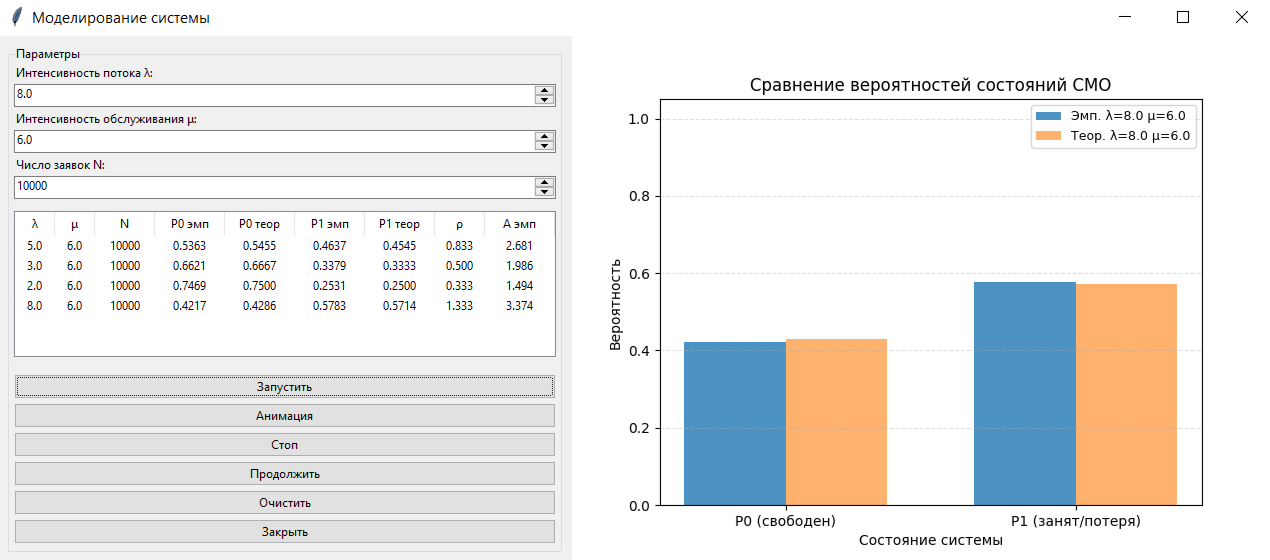

The script that drew this image:
import tkinter as tk
from tkinter import ttk
import numpy as np
import matplotlib.pyplot as plt
from matplotlib.backends.backend_tkagg import FigureCanvasTkAgg

NUMB = 100
DELAY = 20

class MM1App:
    def __init__(self, main):
        self.main = main
        self.main.title("Моделирование системы")
        self._anim_id = None
        self._anim_running = False
        self._anim_paused = False
        self._anim_idx = 0
        self._arr_times = None
        self._svc_times = None
        self._N_anim = 0
        self._lam_anim = 1.0
        self._mu_anim = 1.0
        self._srv_free = 0.0
        self._accepted = 0
        self._rejected = 0

        self.params = ttk.LabelFrame(main, text="Параметры")
        self.params.pack(side=tk.LEFT, fill=tk.Y, padx=10, pady=10)

        self.lambda_var = self.add_spin("Интенсивность потока λ:", 0.1, 100.0, 0.5, 5.0)
        self.mu_var = self.add_spin("Интенсивность обслуживания μ:", 0.1, 100.0, 0.5, 6.0)
        self.N_var = self.add_spin("Число заявок N:", 100, 1_000_000, 1000, 10_000)

        cols = ("lambda", "mu", "N", "p0_emp", "p0_th", "p1_emp", "p1_th", "rho", "A_emp")
        self.table = ttk.Treeview(self.params, columns=cols, show="headings", height=6)
        for col, text, width in [
            ("lambda", "λ", 40),
            ("mu", "μ", 40),
            ("N", "N", 60),
            ("p0_emp", "P0 эмп", 70),
            ("p0_th", "P0 теор", 70),
            ("p1_emp", "P1 эмп", 70),
            ("p1_th", "P1 теор", 70),
            ("rho", "ρ", 50),
            ("A_emp", "A эмп", 70),
        ]:
            self.table.heading(col, text=text)
            self.table.column(col, width=width, anchor="center", stretch=False)
        self.table.pack(pady=10, padx=4)

        bf = ttk.Frame(self.params)
        bf.pack(fill="x", pady=5, padx=4)
        ttk.Button(bf, text="Запустить", command=self.run_simulation).pack(fill="x", pady=2)
        ttk.Button(bf, text="Анимация", command=self.start_animation).pack(fill="x", pady=2)
        ttk.Button(bf, text="Стоп", command=self.pause_animation).pack(fill="x", pady=2)
        ttk.Button(bf, text="Продолжить", command=self.resume_animation).pack(fill="x", pady=2)
        ttk.Button(bf, text="Очистить", command=self.clear_all).pack(fill="x", pady=2)
        ttk.Button(bf, text="Закрыть", command=self.main.destroy).pack(fill="x", pady=2)

        self.fig, self.ax = plt.subplots(figsize=(7, 5))
        self._reset_axes()
        self.canvas = FigureCanvasTkAgg(self.fig, master=main)
        self.canvas.get_tk_widget().pack(side=tk.RIGHT, fill=tk.BOTH, expand=True)

    def add_spin(self, label, start, end, step, default):
        ttk.Label(self.params, text=label).pack(anchor="w", padx=4)
        var = tk.DoubleVar(value=default)
        ttk.Spinbox(self.params, from_=start, to=end, increment=step, textvariable=var).pack(fill="x", padx=4, pady=2)
        return var

    def _reset_axes(self):
        self.ax.cla()
        self.ax.set_xlabel("Состояние системы")
        self.ax.set_ylabel("Вероятность")
        self.ax.set_title("Сравнение вероятностей состояний СМО")
        self.ax.grid(axis="y", linestyle="--", alpha=0.4)

    @staticmethod
    def simulate(lam, mu, n_requests):
        inter_arrivals = np.random.exponential(1.0 / lam, n_requests)
        service_times = np.random.exponential(1.0 / mu, n_requests)
        arrival_times = np.cumsum(inter_arrivals)

        server_free_time = 0.0
        accepted = 0
        rejected = 0

        for i in range(n_requests):
            t_arr = arrival_times[i]
            if t_arr >= server_free_time:
                accepted += 1
                server_free_time = t_arr + service_times[i]
            else:
                rejected += 1

        return accepted / n_requests, rejected / n_requests

    @staticmethod
    def _erlang(lam, mu):
        rho = lam / mu
        p0_th = 1.0 / (1.0 + rho)
        p1_th = rho / (1.0 + rho)
        return rho, p0_th, p1_th

    def _draw_bars(self, p0_emp, p1_emp, lam, mu, final=False):
        rho, p0_th, p1_th = self._erlang(lam, mu)
        self._reset_axes()

        labels = ["P0 (свободен)", "P1 (занят/потеря)"]
        x = np.arange(2)
        w = 0.35
        tag = f"λ={lam} μ={mu}"

        self.ax.bar(x - w / 2, [p0_emp, p1_emp], w, alpha=0.8, label=f"Эмп. {tag}")
        self.ax.bar(x + w / 2, [p0_th, p1_th], w, alpha=0.6, label=f"Теор. {tag}")
        self.ax.set_xticks(x)
        self.ax.set_xticklabels(labels)
        self.ax.set_ylim(0, 1.05)
        self.ax.legend(fontsize=9)

        if not final:
            self.ax.set_title(f"Анимация {self._anim_idx}/{self._N_anim}")
        self.canvas.draw()

    def run_simulation(self):
        self._stop_animation()
        lam = self.lambda_var.get()
        mu = self.mu_var.get()
        N = int(self.N_var.get())
        np.random.seed(42)
        p0_emp, p1_emp = self.simulate(lam, mu, N)
        self._finish(lam, mu, N, p0_emp, p1_emp)

    def _finish(self, lam, mu, N, p0_emp, p1_emp):
        rho, p0_th, p1_th = self._erlang(lam, mu)
        A_emp = lam * p0_emp
        self.table.insert("", tk.END, values=(
            f"{lam}", f"{mu}", f"{N}",
            f"{p0_emp:.4f}", f"{p0_th:.4f}",
            f"{p1_emp:.4f}", f"{p1_th:.4f}",
            f"{rho:.3f}", f"{A_emp:.3f}",
        ))
        self._draw_bars(p0_emp, p1_emp, lam, mu, final=True)

    def start_animation(self):
        self._stop_animation()
        lam = self.lambda_var.get()
        mu = self.mu_var.get()
        N = int(self.N_var.get())
        np.random.seed(42)
        self._arr_times = np.cumsum(np.random.exponential(1.0 / lam, N))
        self._svc_times = np.random.exponential(1.0 / mu, N)
        self._N_anim = N
        self._lam_anim = lam
        self._mu_anim = mu
        self._anim_idx = 0
        self._srv_free = 0.0
        self._accepted = 0
        self._rejected = 0
        self._anim_paused = False
        self._anim_running = True
        self._anim_tick()

    def pause_animation(self):
        if self._anim_running:
            self._anim_paused = True
            if self._anim_id is not None:
                self.main.after_cancel(self._anim_id)
                self._anim_id = None
            self._anim_running = False

    def resume_animation(self):
        if self._anim_paused and self._anim_idx < self._N_anim:
            self._anim_paused = False
            self._anim_running = True
            self._anim_tick()

    def _anim_tick(self):
        if not self._anim_running:
            return

        chunk_end = min(self._anim_idx + NUMB, self._N_anim)
        for i in range(self._anim_idx, chunk_end):
            t_arr = self._arr_times[i]
            if t_arr >= self._srv_free:
                self._accepted += 1
                self._srv_free = t_arr + self._svc_times[i]
            else:
                self._rejected += 1

        self._anim_idx = chunk_end
        processed = self._anim_idx
        total = self._N_anim

        p0_emp = self._accepted / processed
        p1_emp = self._rejected / processed
        self._draw_bars(p0_emp, p1_emp, self._lam_anim, self._mu_anim, final=False)

        if processed < total:
            self._anim_id = self.main.after(DELAY, self._anim_tick)
        else:
            self._anim_running = False
            self._anim_paused = False
            self._finish(self._lam_anim, self._mu_anim, total, p0_emp, p1_emp)

    def _stop_animation(self):
        if self._anim_id is not None:
            self.main.after_cancel(self._anim_id)
            self._anim_id = None
        self._anim_running = False
        self._anim_paused = False

    def clear_all(self):
        self._stop_animation()
        for row in self.table.get_children():
            self.table.delete(row)
        self._reset_axes()
        self.canvas.draw()

if __name__ == "__main__":
    main = tk.Tk()
    app = MM1App(main)
    main.mainloop()
